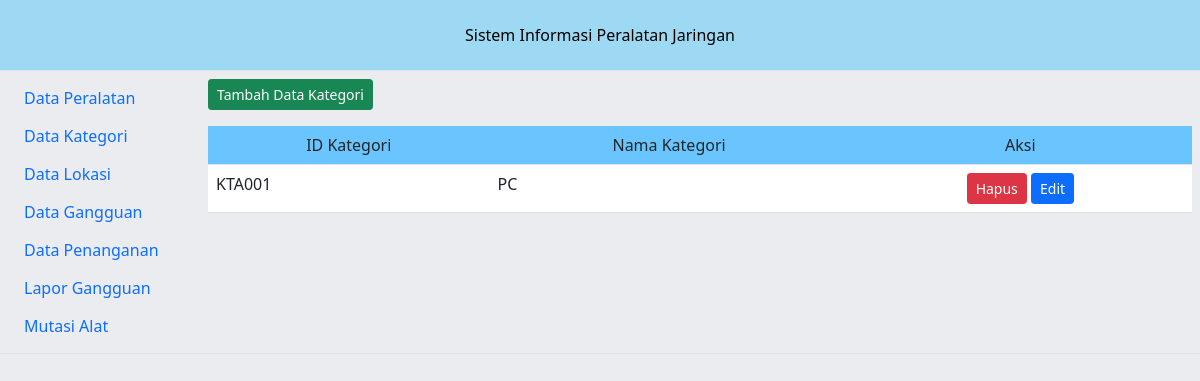
The app's page /kategori, older data.
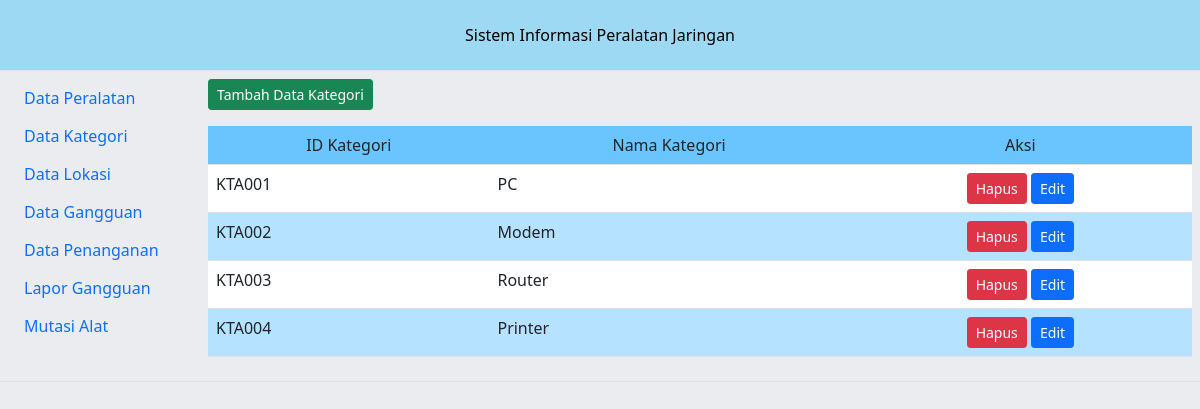
The same page, newer data.
### tables this page shows
CREATE TABLE `tblkategori` (
  `id_kategori` char(20) NOT NULL,
  `nama_kategori` varchar(50) NOT NULL
);

### view_data/kategori.php (the view)
<?php
	echo"<a class='btn btn-success btn-sm' href='tambahkategori'>Tambah Data Kategori</a><p>";
	include"db_link.php";
	$sql = mysqli_query($dblink,"SELECT * from tblkategori");
		echo"<div class='table-responsive'><table class='table table-hover'>
			<tr bgcolor=#6ac5fe>
				<td align='center'>ID Kategori</td>
				<td align='center'>Nama Kategori</td>
				<td align='center'>Aksi</td>
			</tr>";
		$i =0;
		while ($r=mysqli_fetch_array($sql,MYSQLI_ASSOC)){
  		$i++ ;
			if(($i % 2)==0)
				$bg="#b5e2ff" ;
			else
				$bg= "#fff";
			$xidk = isset($r['id_kategori']) ? $r['id_kategori'] : '';
			$xnk = isset($r['nama_kategori']) ? $r['nama_kategori'] : '';
		echo"<tr bgcolor=$bg>
				<td>$xidk</td>
				<td>$xnk</td>
				<td align='center'>
					<a class='btn btn-danger btn-sm' href='hapuskat-$xidk'>Hapus</a>
					<a class='btn btn-primary btn-sm' href='editkat-$xidk'>Edit</a>
				</td>
			</tr>";
		}
		echo"</table>";
?>

Row changes from the older to the newer data that the page shows:
added tblkategori: id_kategori "KTA002", nama_kategori "Modem"
added tblkategori: id_kategori "KTA003", nama_kategori "Router"
added tblkategori: id_kategori "KTA004", nama_kategori "Printer"
